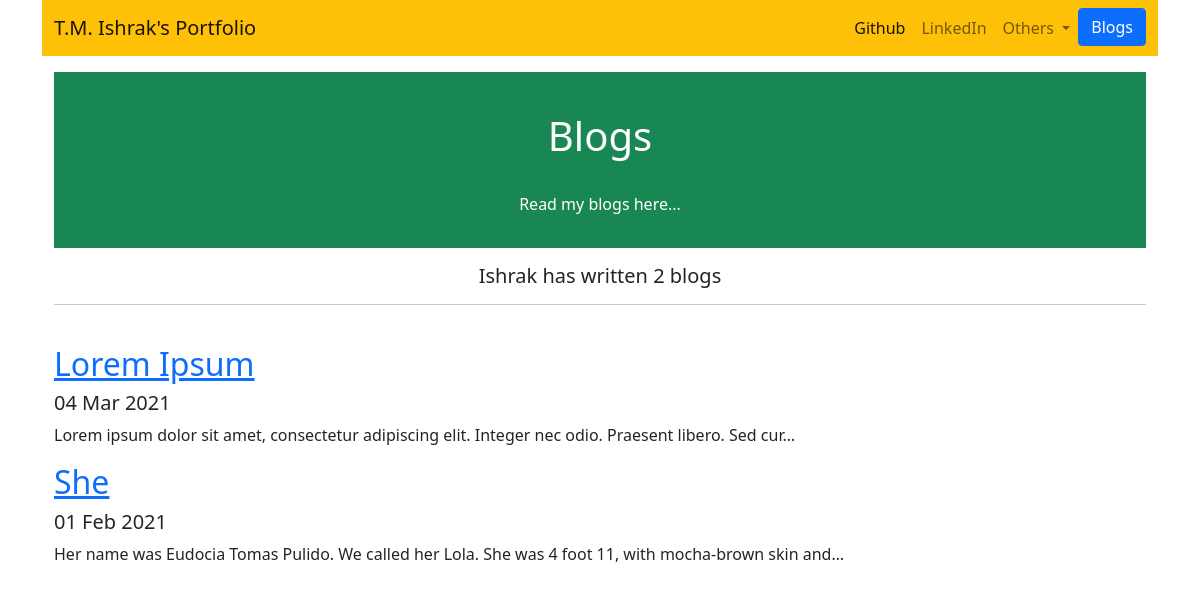
Screenshot of /blog/ with the database file from the repository.
### blog/models.py (models this page shows, shortened)
class Blog(models.Model):
    title=models.CharField(max_length=200)
    description=models.TextField()
    date = models.DateField()

### blog/views.py (the view)
# urls.py: path('', views.all_blogs, name='all_blogs'),
def all_blogs(request):
    blogs = Blog.objects.order_by('-date')
    return render(request, 'blog/all_blogs.html', {'blogs':blogs})

### blog/templates/blog/all_blogs.html (shortened to what this page needs)
<link href="https://cdn.jsdelivr.net/npm/bootstrap@5.0.0-beta2/dist/css/bootstrap.min.css" rel="stylesheet">
{% extends 'portfolio/base.html' %}
{% block content %}
<head>
  </head>
<body>
<div class="container">
  <div class="jumbotron">
  <div class = "container p-3 my-3 bg-success text-white">
  <br>
    <h1 class = "text-center">Blogs</h1>
    <br>
    <p class = "text-center">Read my blogs here...</p>
  </div>
  </div>
<h5 class = "text-center"> Ishrak has written {{ blogs.count }} blog{{ blogs.count|pluralize }} </h5>
<hr>
<br>
{% for blog in blogs %}
   <div class = "text-info">
     <a href = '{% url 'blog:detail' blog.id %}' target="blank"> <h2>{{ blog.title }}</h2></a>
      </div>
      <h5 class> {{ blog.date|date:'d M Y' }}  </h5>
      <div class = "text-dark">
      <p >{{ blog.description|striptags|truncatechars:100 }}</p>
     </div>
     {% endfor %}
</div>
</body>
{% endblock %}

### rows the page displays
Blog: title "Lorem Ipsum", date "04 Mar 2021", description "Lorem ipsum dolor sit amet, consectetur adipiscing elit. Integer nec odio. Praesent libero. Sed cur…"
Blog: title "She", date "01 Feb 2021", description "Her name was Eudocia Tomas Pulido. We called her Lola. She was 4 foot 11, with mocha-brown skin and…"

### other values shown
{{ blogs.count }} "2"
